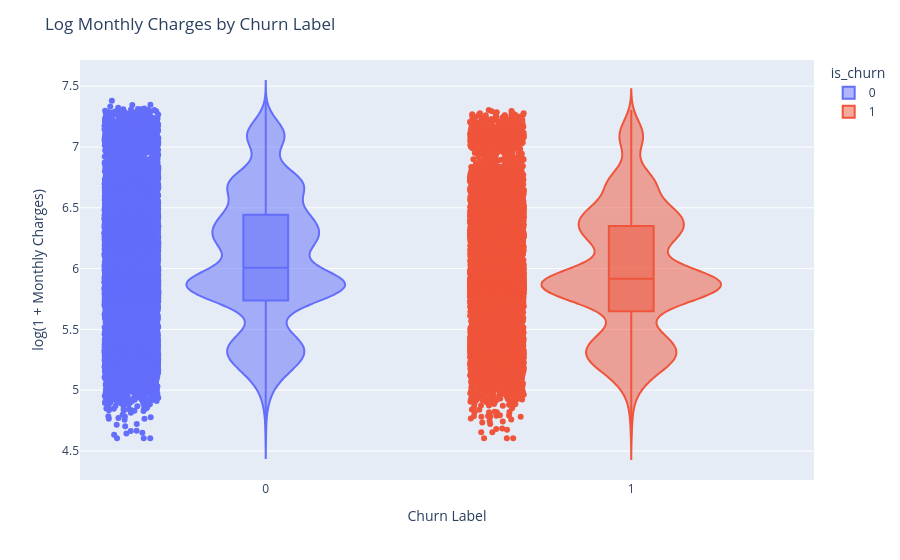

Notebook source saved alongside this figure:
### Markdown cell above
#6. Monthly Charges vs Churn Label

### Code cell
# Compare charges distribution using violin plot
df["log_charges"] = np.log1p(df["monthly_charges"])

fig = px.violin(
    df,
    x="is_churn",
    y="log_charges",
    color="is_churn",
    box=True,
    points="all",
)

fig.update_layout(
    title="Log Monthly Charges by Churn Label",
    xaxis_title="Churn Label",
    yaxis_title="log(1 + Monthly Charges)",
)

fig.show()

### Figure 1 — Plotly figure (JSON) as saved in the notebook; plotly's stock layout.template omitted (floating-point values rounded to 4 significant figures; data arrays with more than 128 entries replaced by an {"elided": "..."} marker saying what was removed)
{"data": [{"alignmentgroup": "True", "box": {"visible": true}, "hovertemplate": "is_churn=%{x}<br>log_charges=%{y}<extra></extra>", "legendgroup": "0", "marker": {"color": "#636efa"}, "name": "0", "offsetgroup": "0", "orientation": "v", "points": "all", "scalegroup": "True", "showlegend": true, "type": "violin", "x": {"elided": "14643 int values"}, "x0": " ", "xaxis": "x", "y": {"elided": "14643 float values"}, "y0": " ", "yaxis": "y"}, {"alignmentgroup": "True", "box": {"visible": true}, "hovertemplate": "is_churn=%{x}<br>log_charges=%{y}<extra></extra>", "legendgroup": "1", "marker": {"color": "#EF553B"}, "name": "1", "offsetgroup": "1", "orientation": "v", "points": "all", "scalegroup": "True", "showlegend": true, "type": "violin", "x": {"elided": "10357 int values"}, "x0": " ", "xaxis": "x", "y": {"elided": "10357 float values"}, "y0": " ", "yaxis": "y"}], "layout": {"legend": {"title": {"text": "is_churn"}, "tracegroupgap": 0}, "margin": {"t": 60}, "title": {"text": "Log Monthly Charges by Churn Label"}, "violinmode": "overlay", "xaxis": {"anchor": "y", "categoryarray": [0, 1], "categoryorder": "array", "domain": [0, 1], "title": {"text": "Churn Label"}}, "yaxis": {"anchor": "x", "domain": [0, 1], "title": {"text": "log(1 + Monthly Charges)"}}}}
